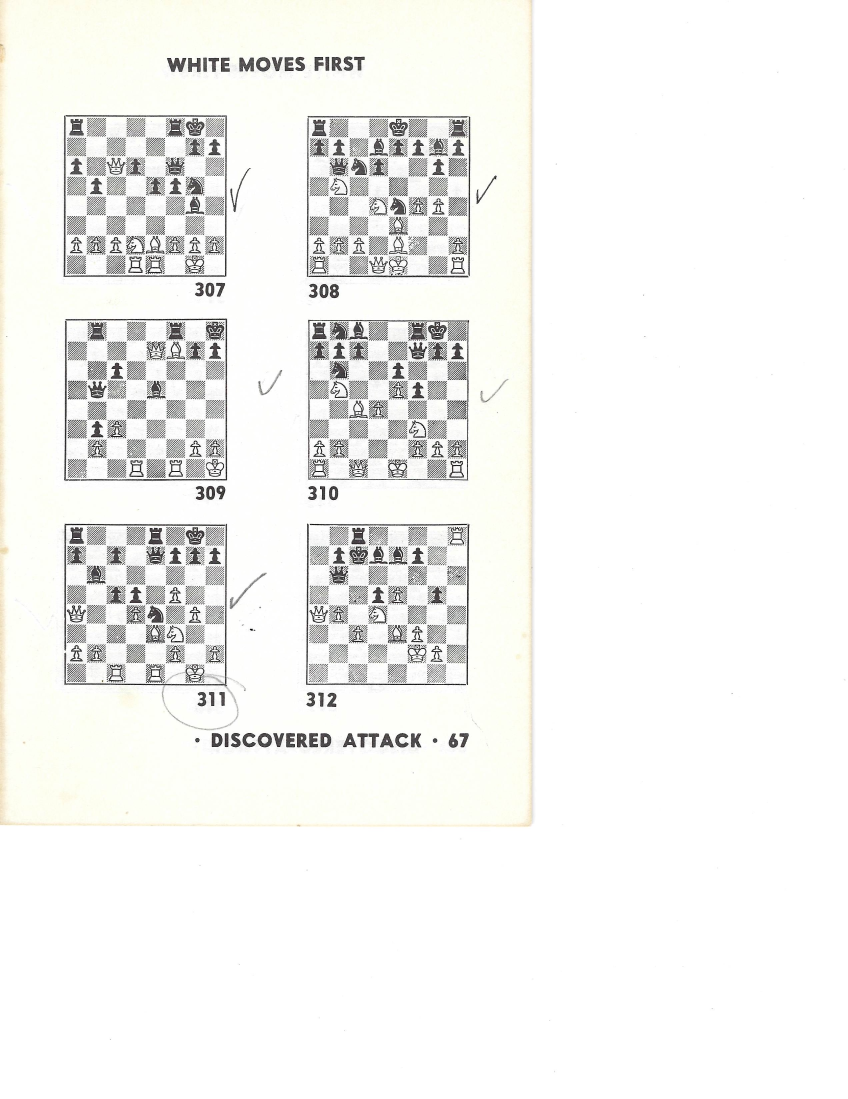
#> input picture PicFen/page.jpg, 2544 x 3296 px (shown at 1/3 size)
$ python picfen.py
#> lines starting #> are read from the running program, lines starting #| are printed output that depends on the picture; after the words box and inside, x2 and y2 are one past the last pixel; in counts of white or black regions, pixels touching at a corner belong together
import cv2
import numpy as np
import chess
import sys

# ------------------------------
# Configuration
# ------------------------------
# Folder of templates (white_pawn.png, black_queen.png, etc.)
TEMPLATE_DIR = "templates/"

# File name of scan
SCAN_FILE = "page.jpg"

# If true, print diagrams and templates, exit, don't do any analysis
print_diagrams_and_templates = False

# ------------------------------
# 1. Load and preprocess page
# ------------------------------
page = cv2.imread(SCAN_FILE, cv2.IMREAD_GRAYSCALE)
#> page: shape (3296, 2544); min 0, max 255, mean 243.4
page = cv2.GaussianBlur(page, (3,3), 0)
_, page_bin = cv2.threshold(page, 0, 255, cv2.THRESH_BINARY_INV + cv2.THRESH_OTSU)
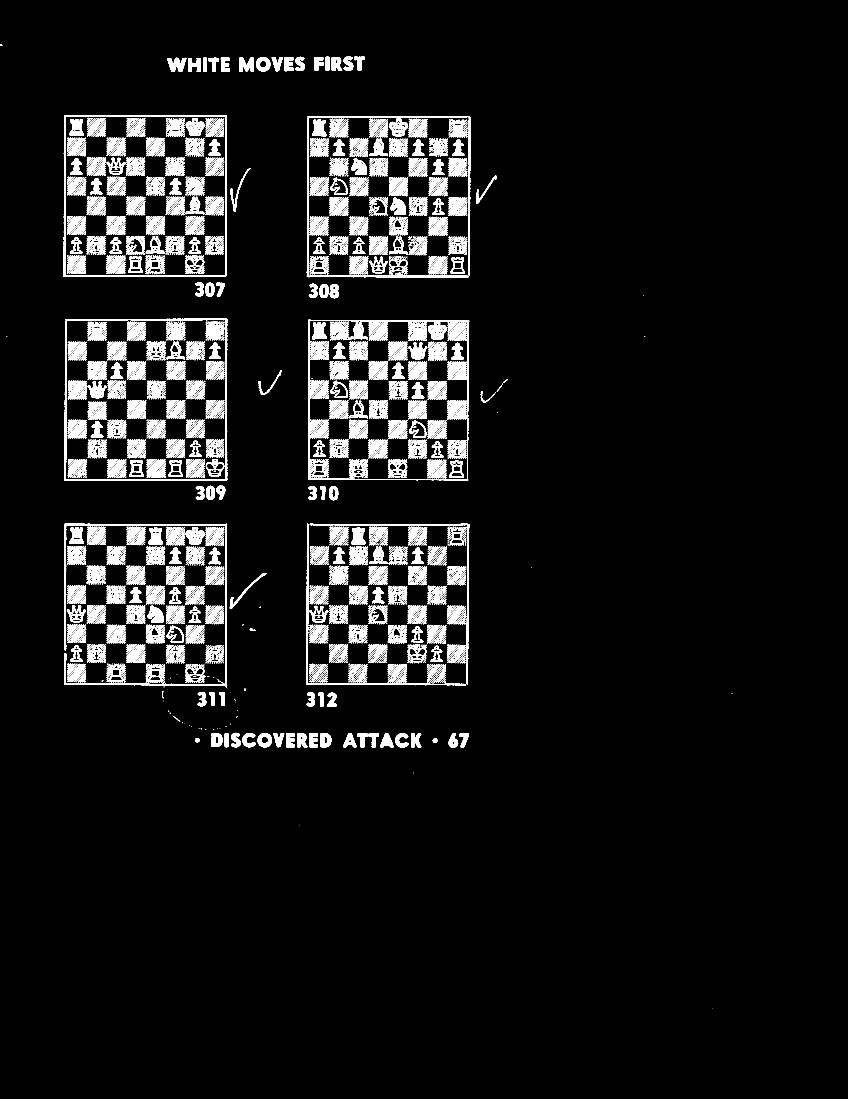
#> page_bin: shape (3296, 2544) (shown at 1/3 size); 5.9% white; 3672 white regions (898 under 20 px)

# ------------------------------
# 2. Detect diagram boxes (3x2 grid)
# ------------------------------
# Find contours
contours, _ = cv2.findContours(page_bin, cv2.RETR_EXTERNAL, cv2.CHAIN_APPROX_SIMPLE)
#> contours = 3128 contours, 1062 with area under 20; largest, box (x1, y1, x2, y2) and area: (924, 959, 1408, 1441) 228948, (192, 1571, 681, 2063) 6823, (192, 955, 682, 1442) 6798, (190, 345, 681, 831) 6784, (920, 348, 1411, 832) 6616

# Sort by area, assume six largest rectangular contours are diagrams
contours = sorted(contours, key=cv2.contourArea, reverse=True)[:6]
#> contours = 6 contours; box (x1, y1, x2, y2) and area: (924, 959, 1408, 1441) 228948, (192, 1571, 681, 2063) 6823, (192, 955, 682, 1442) 6798, (190, 345, 681, 831) 6784, (920, 348, 1411, 832) 6616, (918, 1571, 1398, 2056) 3320

# Extract bounding boxes
boxes = [cv2.boundingRect(c) for c in contours]
#> boxes = [(924, 959, 484, 482), (192, 1571, 489, 492), (192, 955, 490, 487), (190, 345, 491, 486), (920, 348, 491, 484), (918, 1571, 480, 485)]

# Sort boxes top-to-bottom, left-to-right
boxes = sorted(boxes, key=lambda b: (b[1]//100, b[0]))
#> boxes = [(190, 345, 491, 486), (920, 348, 491, 484), (192, 955, 490, 487), (924, 959, 484, 482), (192, 1571, 489, 492), (918, 1571, 480, 485)]
print(f"boxes: {boxes}")
#| boxes: [(190, 345, 491, 486), (920, 348, 491, 484), (192, 955, 490, 487), (924, 959, 484, 482), (192, 1571, 489, 492), (918, 1571, 480, 485)]

# The board images are surrounded by a border. The
# size was estimated by trial and error.
BORDER_WIDTH = 8

# --------------------------------------
# 3. Optional: print diagrams and templatess, exit
# --------------------------------------

if print_diagrams_and_templates:
    # Print all six diagrams. The diagrams start with #307
    # in the book, so we call the files 307.png, etc.
    diagram_base = 307

    for diagram_number in range(6):
        x, y, w, h = boxes[diagram_number]
        diagram = page[y+BORDER_WIDTH:y+h-BORDER_WIDTH, x+BORDER_WIDTH:x+w-BORDER_WIDTH]
        # cv2.imwrite(f"{diagram_base+diagram_number}.png", diagram)
        # print(f"wrote {diagram_base+diagram_number}.png")

        # Detect internal 8x8 grid
        # Assume clean rectangular board
        H, W = diagram.shape
        square_h = H // 8
        square_w = W // 8

        # write template files
        for row in range(8):
            for col in range(8):
                y0, y1 = row*square_h, (row+1)*square_h
                x0, x1 = col*square_w, (col+1)*square_w
                cell = diagram[y0:y1, x0:x1]
                cv2.imwrite(f"templates/{diagram_number}-{row}-{col}.png", cell)
        print("wrote 64 template files")
        diagram_number += 1
    # templates written - done.
    sys.exit(5)

# ------------------------------
# 4. Load templates
# ------------------------------
PIECES = ["WP","WN","WB","WR","WQ","WK","Bp","Bn","Bb","Br","Bq","Bk"]
BACKGROUNDS = ["L", "D"]
templates = {}
tmpl_index = 0
for p in PIECES:
    for s in BACKGROUNDS:
        tmpl = cv2.imread(f"{TEMPLATE_DIR}/{p}{s}.png", cv2.IMREAD_GRAYSCALE)
        #templates[f"{p}{s}"] = cv2.resize(tmpl, (square_w, square_h))
        templates[f"{p}{s}"] = tmpl
        tmpl_index += 1

tmpl = cv2.imread(f"{TEMPLATE_DIR}/XxD.png", cv2.IMREAD_GRAYSCALE)
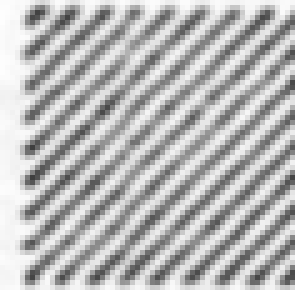
#> input picture PicFen/templates/XxD.png, 59 x 58 px (shown 5 times larger)
#> tmpl is the input picture: shape (58, 59); min 63, max 254, mean 183.1
templates["XxD"] = tmpl
tmpl_index += 1

tmpl = cv2.imread(f"{TEMPLATE_DIR}/XxL.png", cv2.IMREAD_GRAYSCALE)
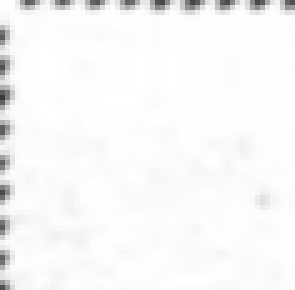
#> input picture PicFen/templates/XxL.png, 59 x 58 px (shown 5 times larger)
#> tmpl is the input picture: shape (58, 59); min 58, max 255, mean 247.3
templates["XxL"] = tmpl
tmpl_index += 1

# ------------------------------
# 5. Classify each square
# ------------------------------
for diagram_number in range(6):
    x, y, w, h = boxes[diagram_number]
    diagram = page[y+BORDER_WIDTH:y+h-BORDER_WIDTH, x+BORDER_WIDTH:x+w-BORDER_WIDTH]
    H, W = diagram.shape
    square_h = H // 8
    square_w = W // 8

    board = [["" for _ in range(8)] for _ in range(8)]
    scores = [[0.0 for _ in range(8)] for _ in range(8)]

    for row in range(8):
        for col in range(8):
            y0, y1 = row*square_h, (row+1)*square_h
            x0, x1 = col*square_w, (col+1)*square_w
            cell = diagram[y0:y1, x0:x1]

            best_piece = ""
            # best_score = 0.0
            best_score = 1.0

            for piece, tmpl in templates.items():
                #res = cv2.matchTemplate(cell, tmpl, cv2.TM_CCOEFF_NORMED)
#> (the run stopped early here; a loop or call above may not have finished)
